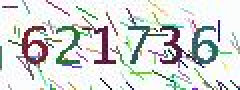
#> input picture crawler/gujinsuo/captcha.jpg, 120 x 45 px (shown 2 times larger); its folder holds only this picture in this run
$ python -i deal_bak2.py   (imports and definitions only)   (Python 2 division)   (older library calls are emulated)
#> lines starting #> are read from the running program, lines starting #| are printed output that depends on the picture
#coding=utf-8
import Image
import ImageEnhance
import ImageFilter
import sys
import Queue
import os


BLACK_COLOR = 0
WHITE_COLOR = 255
THRESHOLD_COLOR = 140

# [28 lines left out: functions print_pic, get_pic_black_pixel_number, compare_pics, not called in this run]


def binarized(pic):
	(width, height) = pic.size
	for i in xrange(width):
		for j in xrange(height):
			if pic.getpixel((i, j)) > THRESHOLD_COLOR:
				pic.putpixel((i, j), WHITE_COLOR)
			else:
				pic.putpixel((i, j), BLACK_COLOR)
	return pic


# [178 lines left out: functions remove_edge, smooth, get_one_character, split, recognize, recognize_one_character and 3 more, not called in this run]


# [80 lines not run here, left out]

>>> import cv2
>>> picture = cv2.imread('../../crawler/gujinsuo/captcha.jpg', cv2.IMREAD_GRAYSCALE)
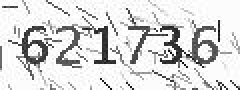
#> picture: shape (45, 120) (shown 2 times larger); min 5, max 255, mean 217.6
#> (the run stopped early here; a loop or call above may not have finished)
